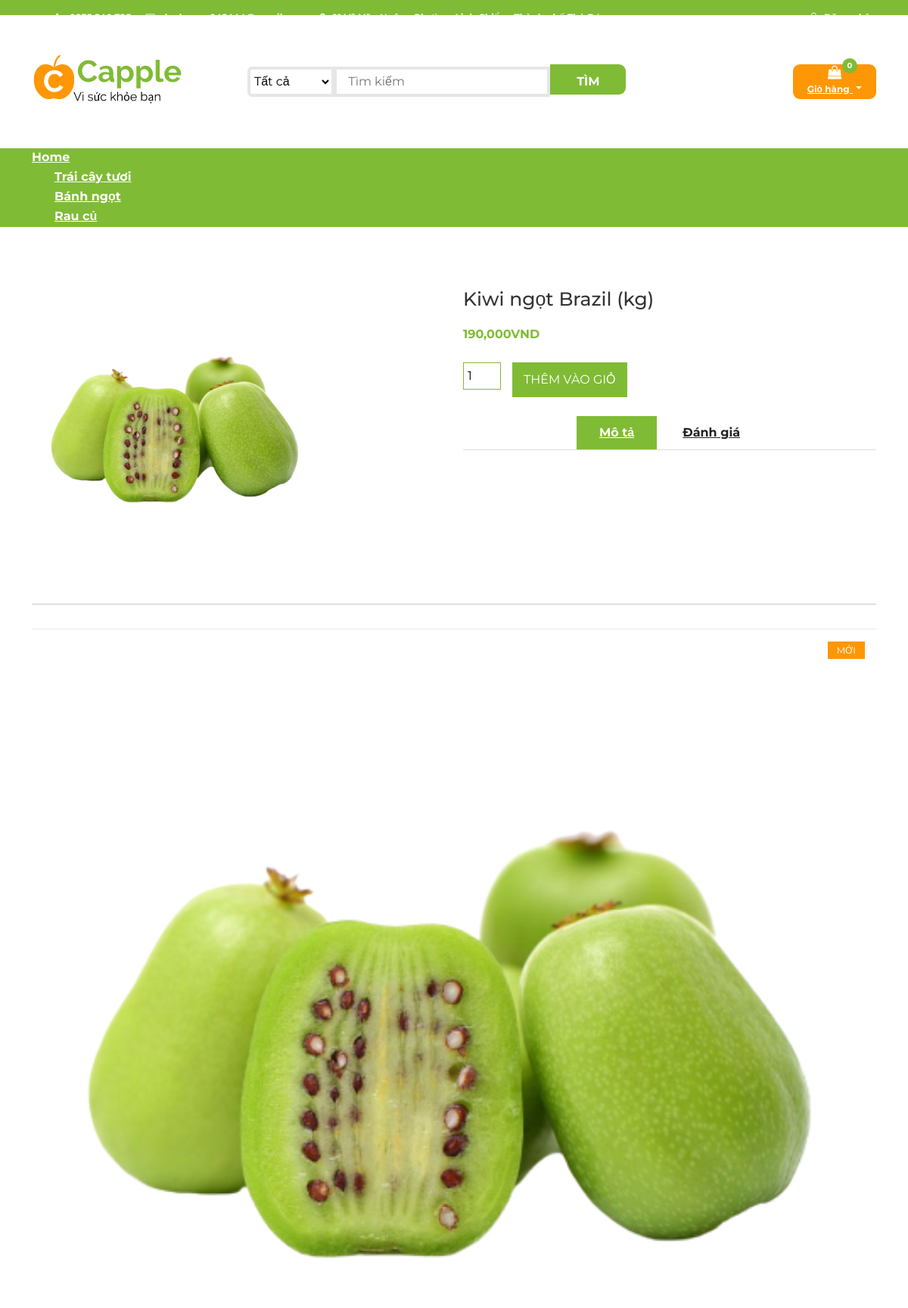
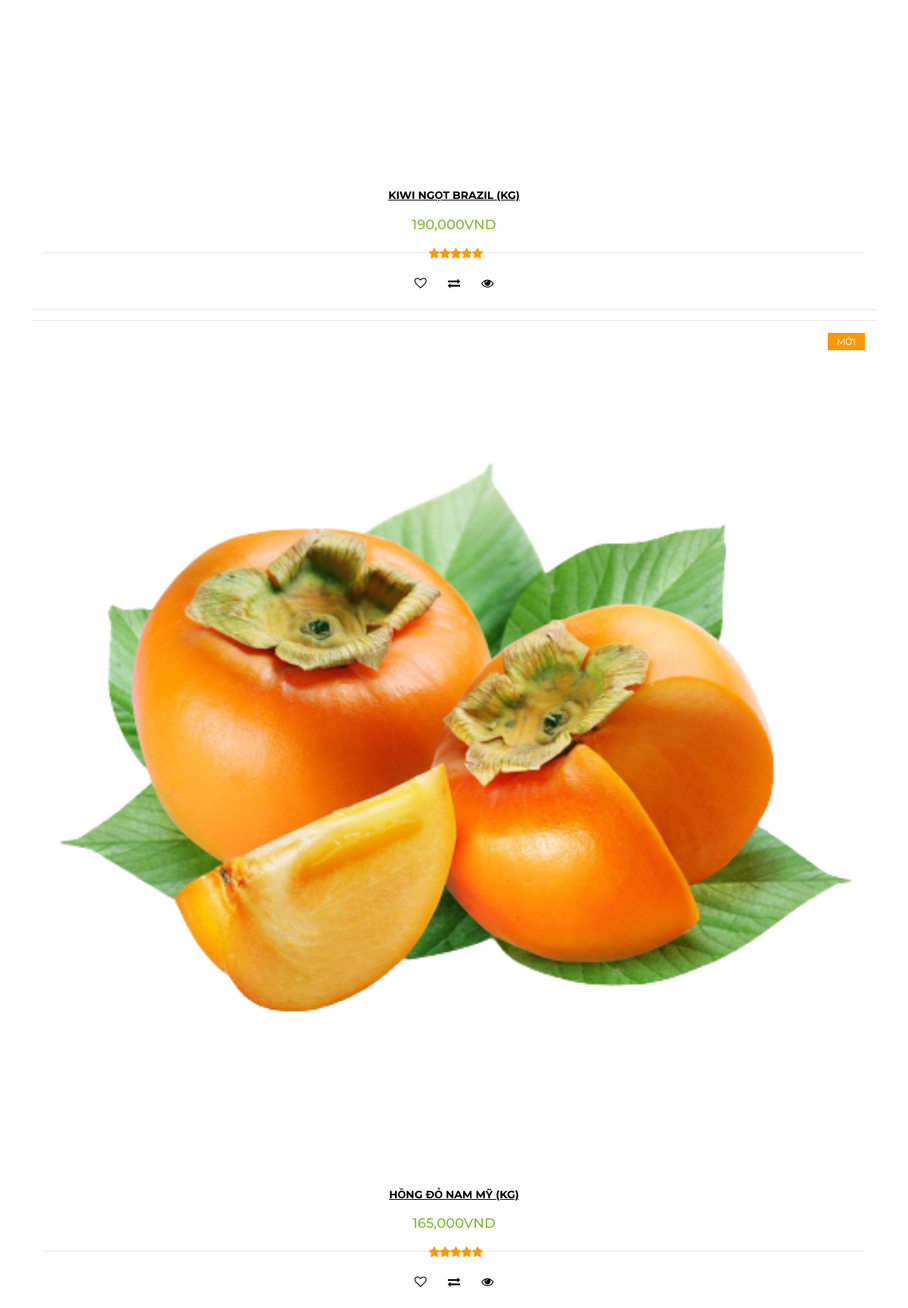
The app's page /detail.php?id=57&type_id=1 (upper part) with its own data (2 pictures, top to bottom).
### tables this page shows
CREATE TABLE `protypes` (
  `type_id` int(11) NOT NULL,
  `type_name` varchar(100) NOT NULL
);

CREATE TABLE `products` (
  `id` int(11) NOT NULL,
  `name` varchar(150) NOT NULL,
  `manu_id` int(11) NOT NULL,
  `type_id` int(11) NOT NULL,
  `price` int(11) NOT NULL,
  `pro_image` varchar(150) NOT NULL,
  `description` text NOT NULL,
  `feature` tinyint(4) NOT NULL,
  `created_at` timestamp NOT NULL DEFAULT current_timestamp()
);

### models/db.php (called while the page is built)
<?php
class Db
{
	public static $connection;
    public function __construct()
    {
    if (!self::$connection) {
    self::$connection = new mysqli(DB_HOST, DB_USER, DB_PASSWORD, DB_NAME, PORT);
    self::$connection->set_charset(DB_CHARSET);
    }
    return self::$connection;
    }
}

### models/protype.php (called while the page is built, shortened)
<?php
class Protype extends Db{
    public function getAllProtype()
    {
    $sql = self::$connection->prepare("SELECT * FROM protypes");
    $sql->execute();
    $item = $sql->get_result()->fetch_all(MYSQLI_ASSOC);
    return $item;
    }
}

### models/product.php (called while the page is built, shortened)
<?php
class Product extends Db
{
    public function getAllProducts()
    {
        $sql = self::$connection->prepare("SELECT * FROM products");
        $sql->execute();
        $item = $sql->get_result()->fetch_all(MYSQLI_ASSOC);
        return $item;
    }
    public function get3NewProductsByID($type_id)
    {
        $sql = self::$connection->prepare("SELECT * FROM products WHERE `type_id` = ? ORDER BY `created_at` DESC LIMIT 0,7");
        $sql->bind_param("i", $type_id);
        $sql->execute();
        $item = $sql->get_result()->fetch_all(MYSQLI_ASSOC);
        return $item;
    }
    public function getProductById($id)
    {
        $sql = self::$connection->prepare("SELECT * FROM products WHERE id = ?");
        $sql->bind_param("i", $id);
        $sql->execute();
        $item = $sql->get_result()->fetch_all(MYSQLI_ASSOC);
        return $item;
    }
}

### detail.php (the view, shortened to what this page needs)
<?php if (isset($_SESSION['user'])) {
    include "headeruser.php";
} else {
    include "header.php";
} ?>
<link rel="stylesheet" href="css/bootstrap.min.css">
<link rel="stylesheet" href="css/font-awesome.min.css">
<link rel="stylesheet" href="css/owl.carousel.css">
<link rel="stylesheet" href="css/style1.css">
<link rel="stylesheet" href="css/responsive.css">
</head>
<body>
    <div class="single-product-area">
        <div class="container">
            <div class="row">
                <div class="col-md-12">
                    <div class="product-content-right">
                        <div class="row"><?php if (isset($_GET['id'])) :
                                                $getProductById = $product->getProductById($_GET['id']);
                                                foreach ($getProductById as $value) :
                                            ?>
                                    <div class="col-sm-6">
                                        <div class="product-images">
                                            <div class="product-main-img">
                                                <img src="img/<?php echo $value['pro_image'] ?>" alt="" width="70%">
                                            </div>
                                        </div>
                                    </div>
                                    <div class="col-sm-6">
                                        <div class="product-inner">
                                            <h2 class="product-name"><?php echo $value['name'] ?></h2>
                                            <div class="product-inner-price">
                                                <ins><?php echo number_format($value['price']) ?>VND</ins>
                                            </div>
                                            <form action="addcart1.php?id=<?php echo $_GET['id'] ?>&type_id=<?php echo $_GET['type_id'] ?>" class="cart" method="post">
                                                <div class="quantity">
                                                    <input type="number" size="4" class="input-text qty text" title="Qty" value="1" name="quantity" min="1" step="1">
                                                </div>
                                                <button type="submit" name="submit">thêm vào giỏ</button>
                                            </form>
                                            <div role="tabpanel">
                                                <ul class="product-tab" role="tablist">
                                                    <li role="presentation" class="active"><a href="#home" aria-controls="home" role="tab" data-toggle="tab">Mô tả</a></li>
                                                    <li role="presentation"><a href="#profile" aria-controls="profile" role="tab" data-toggle="tab">Đánh giá</a></li>
                                                </ul>
                                                <div class="tab-content">
                                                </div>
                                            </div>
                                        </div>
                                    </div>
                                <?php endforeach ?>
                            <?php endif ?>
                        </div>
                        <hr size="5px" align="center" color=#e6e9ee />
                        <div class="col-md-12">
                            <div class="row">
                                <div class="products-tabs">
                                    <div id="pap1" class="tab-pane active">
                                        <div class="products-slick" data-nav="#slick-nav-1">
                                            <?php
                                            if (isset($_GET['type_id'])) :
                                                $type_id = $_GET['type_id'];
                                                $get3NewProductsByID = $product->get3NewProductsByID($type_id); ?>
                                                <?php foreach ($get3NewProductsByID as $value) : ?>
                                                    <div class="product">
                                                        <div class="product-img">
                                                            <img style="width=100px" src="./img/<?php echo $value['pro_image'] ?>" alt="">
                                                            <div class="product-label">
                                                                <span class="new">MỚI</span>
                                                            </div>
                                                        </div>
                                                        <div class="product-body">
                                                            <h3 class="product-name"><a href="detail.php?id=<?php echo $value['id'] ?>&type_id=<?php echo $value['type_id'] ?>"><?php echo $value['name'] ?></a></h3>
                                                            <h4 class="product-price"><?php echo number_format($value['price']) ?>VND</h4>
                                                            <div class="product-rating">
                                                                <i class="fa fa-star"></i>
                                                                <i class="fa fa-star"></i>
                                                                <i class="fa fa-star"></i>
                                                                <i class="fa fa-star"></i>
                                                                <i class="fa fa-star"></i>
                                                            </div>
                                                            <div class="product-btns">
                                                                <button class="add-to-wishlist"><i class="fa fa-heart-o"></i><span class="tooltipp">add to wishlist</span></button>
                                                                <button class="add-to-compare"><i class="fa fa-exchange"></i><span class="tooltipp">add to compare</span></button>
                                                                <button class="quick-view"><i class="fa fa-eye"></i><span class="tooltipp">quick view</span></button>
                                                            </div>
                                                        </div>
                                                        <a href="addcart.php?id=<?php echo $value['id'] ?>&type_id=<?php echo $value['type_id'] ?>">
                                                            <div class="add-to-cart">
                                                                <button class="add-to-cart-btn"><i class="fa fa-shopping-cart"></i> THÊM VÀO GIỎ</button>
                                                            </div>
                                                        </a>
                                                    </div>
                                                <?php endforeach ?>
                                            <?php endif ?>
                                        </div>
                                    </div>
                                </div>
                            </div>
                        </div>
                    </div>
                </div>
            </div>
        </div>
    </div>
    <?php include "footer.php" ?>

### header.php (shortened to what this page needs)
<?php
require "models/db.php";
require "models/product.php";
require "models/protype.php";
$product = new Product;
$protype = new Protype;
$getAllProducts = $product->getAllProducts();
?>
<?php
    include "topheader.php"
?>
<body>
    <header>
        <div id="top-header">
            <div class="container">
                <ul class="header-links pull-left">
                    <li><a href="tel:0935540795"><i class="fa fa-phone"></i> 0935.540.795</a></li>
                    <li><a href="mailto:duyhoang04244@gmail.com"><i class="fa fa-envelope-o"></i> duyhoang042444@gmail.com</a></li>
                    <li><a href="https://goo.gl/maps/HATUMepFByXb91iT7"><i class="fa fa-map-marker"></i> 01 Võ Văn Ngân - Phường Linh Chiểu - Thành phố Thủ Đức</a></li>
                </ul>
                <ul class="header-links pull-right">
                    <li><a href="login/index.php"><i class="fa fa-user-o"></i> Đăng nhập</a></li>
                </ul>
            </div>
        </div>
        <div id="header">
            <div class="container">
                <div class="row">
                    <div class="col-md-3">
                        <div class="header-logo">
                            <a href="index.php" class="logo">
                                <img src="./img/logobandoan.jpg" alt="">
                            </a>
                        </div>
                    </div>
                   <div class="col-md-6">
                        <div class="header-search">
                            <form method="get" action="result.php">
                                <select class="input-select" name="searchCol">
                                    <option value="0">Tất cả</option>
                                </select>
                                <input name="keyword" class="input" placeholder="Tìm kiếm">
                                <button type="submit" class="search-btn">Tìm</button>
                            </form>
                        </div>
                    </div>
                    <div class="col-md-3 clearfix">
                        <div class="header-ctn">
                            <div class="dropdown">
                                <a class="dropdown-toggle" data-toggle="dropdown" aria-expanded="true">
                                    <i class="fa fa-shopping-bag"></i>
                                    <span>Giỏ hàng</span>
                                    <?php
                                    $temp = 0;
                                    ?>
                                    <div class="qty"><?php echo $temp; ?></div>
                                </a>
                            </div>
                        </div>
                    </div>
                </div>
            </div>
        </div>
    </header>
    <nav id="navigation">
        <div class="container">
            <div id="responsive-nav">
                <ul class="main-nav nav navbar-nav">
                    <?php
					$getAllProtype = $protype->getAllProtype();
					if (isset($_GET['type_id'])) : ?>
                    <li><a href="index.php">Home</a></li>
                    <?php
						$type_id = $_GET['type_id'];
						foreach ($getAllProtype as $value) :
						?>
                    <li <?php if($type_id==$value['type_id']) echo 'class="active"' ?>><a
                            href="products.php?type_id=<?php echo $value['type_id'] ?>">
                            <?php echo $value['type_name'] ?></a></li>
                    <?php endforeach; ?>
                    <?php endif; ?>
                </ul>
            </div>
        </div>
    </nav>

### css/style1.css (style rules this page uses)
.add-to-cart .add-to-cart-btn { position: relative; border: 2px solid transparent; height: 40px; padding: 0 30px; color: #80bb35; text-transform: uppercase; font-weight: 700; border-radius: 40px; -webkit-transition: 0.2s all; transition: 0.2s all; }
.main-nav>li>a:hover, .main-nav>li>a:focus, .main-nav>li.active>a { color: #fff; background-color: transparent; }
img { max-width: 100%; height: auto; }
h1, h2, h3, h4, h5, h6 { margin: 0 0 15px; }
body { font-family: 'Montserrat', sans-serif; font-weight: 400; color: #333; }
a { color: #000 }
.single-product-area { padding: 80px 0 130px; }
input[type="submit"], button[type=submit] { background: none repeat scroll 0 0 #80bb35; border: medium none; color: #fff; padding: 11px 20px; text-transform: uppercase; }
.product-main-img { margin-bottom: 20px; }
.product-name { font-size: 25px; margin-bottom: 20px; }
.product-inner-price { margin-bottom: 25px; }
.product-inner-price>ins { color: #80bb35; font-weight: 700; margin-right: 10px; text-decoration: none; }
.quantity { float: left; margin-right: 15px; }
.quantity input[type="number"] { border: 1px solid #80bb35; padding: 5px; width: 50px; }
form.cart { margin-bottom: 25px; }
.product-tab { border-bottom: 1px solid #ddd; list-style: outside none none; margin: 0 0 30px; padding: 0; text-align: center; }
.product-tab li { display: inline-block; }
.product-tab li.active { background: none repeat scroll 0 0 #80bb35; }
.product-tab li.active a { color: #fff; }
.product-tab li a { color: #222; display: block; font-size: 16px; padding: 10px 30px; }
.tab-content { margin-bottom: 30px; }

### css/responsive.css (style rules this page uses)
@media only screen and (min-width: 992px) and (max-width: 1280px) { input[type="submit"], button[type="submit"] { padding: 11px 15px; } }

### records on screen
protypes: type_name "Trái cây tươi"
protypes: type_name "Bánh ngọt"
protypes: type_name "Rau củ"
products: pro_image (picture), name "Kiwi ngọt Brazil (kg)", price "190,000", name "KIWI NGỌT BRAZIL (KG)"
products: pro_image (picture), name "HỒNG ĐỎ NAM MỸ (KG)", price "165,000"

### other values on screen
$temp "0"
